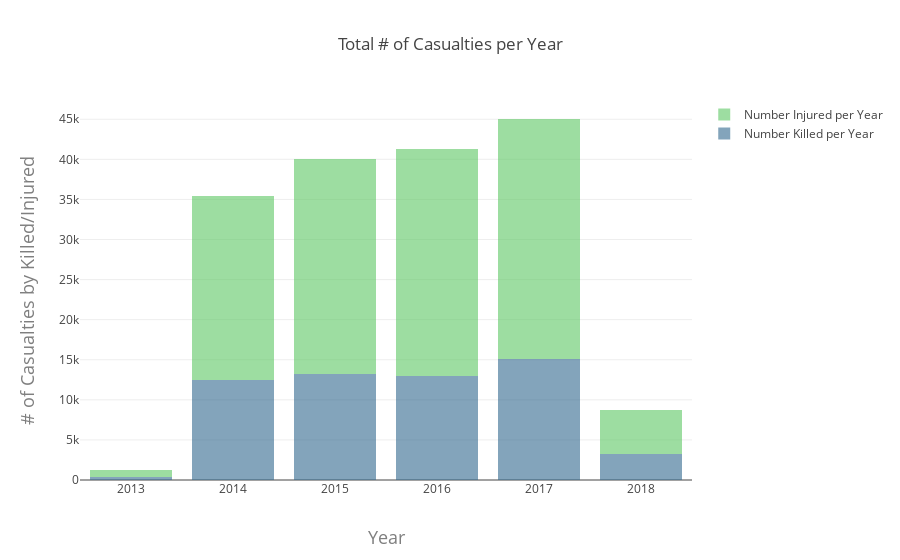

Here is the notebook cell this chart was saved with:
### Code cell
#bar chart to  see total number of casualties between years
#separate casualties by total number killed and total number injured
trace1 = go.Bar(
    x=years,
    y=year_killed,
    name='Number Killed per Year',
    marker=dict(
        color='rgb(49, 104, 142)'
    ),
    opacity=0.6
)

trace2 = go.Bar(
    x=years,
    y=year_injured,
    name='Number Injured per Year',
    marker=dict(
        color='rgb(93, 200, 99)'
    ), 
    opacity=0.6
)

data = [trace1, trace2]

layout = go.Layout(
    barmode='stack',
    title='Total # of Casualties per Year',
    xaxis=dict(
        title='Year',
        titlefont=dict(
            size=18,
            color='#7f7f7f'
        )
    ),
    yaxis=dict(
        title='# of Casualties by Killed/Injured',
        titlefont=dict(
            size=18,
            color='#7f7f7f'
        )
    )
)
fig = go.Figure(data=data, layout=layout)
iplot(fig)

### Figure 1 — Plotly figure (JSON) as saved in the notebook; plotly's stock layout.template omitted (floating-point values rounded to 4 significant figures)
{"data": [{"marker": {"color": "rgb(49, 104, 142)"}, "name": "Number Killed per Year", "opacity": 0.6, "type": "bar", "uid": "0970efe5-f9ac-4ea7-b7d2-3066dc2fc838", "x": ["2013", "2014", "2015", "2016", "2017", "2018"], "y": [315, 12444, 13212, 12941, 15074, 3192]}, {"marker": {"color": "rgb(93, 200, 99)"}, "name": "Number Injured per Year", "opacity": 0.6, "type": "bar", "uid": "7c92cc6f-d197-46ec-b5a6-cbcbf22d5685", "x": ["2013", "2014", "2015", "2016", "2017", "2018"], "y": [979, 22947, 26817, 28315, 29958, 5519]}], "layout": {"barmode": "stack", "title": "Total # of Casualties per Year", "xaxis": {"title": "Year", "titlefont": {"color": "#7f7f7f", "size": 18}}, "yaxis": {"title": "# of Casualties by Killed/Injured", "titlefont": {"color": "#7f7f7f", "size": 18}}}}
